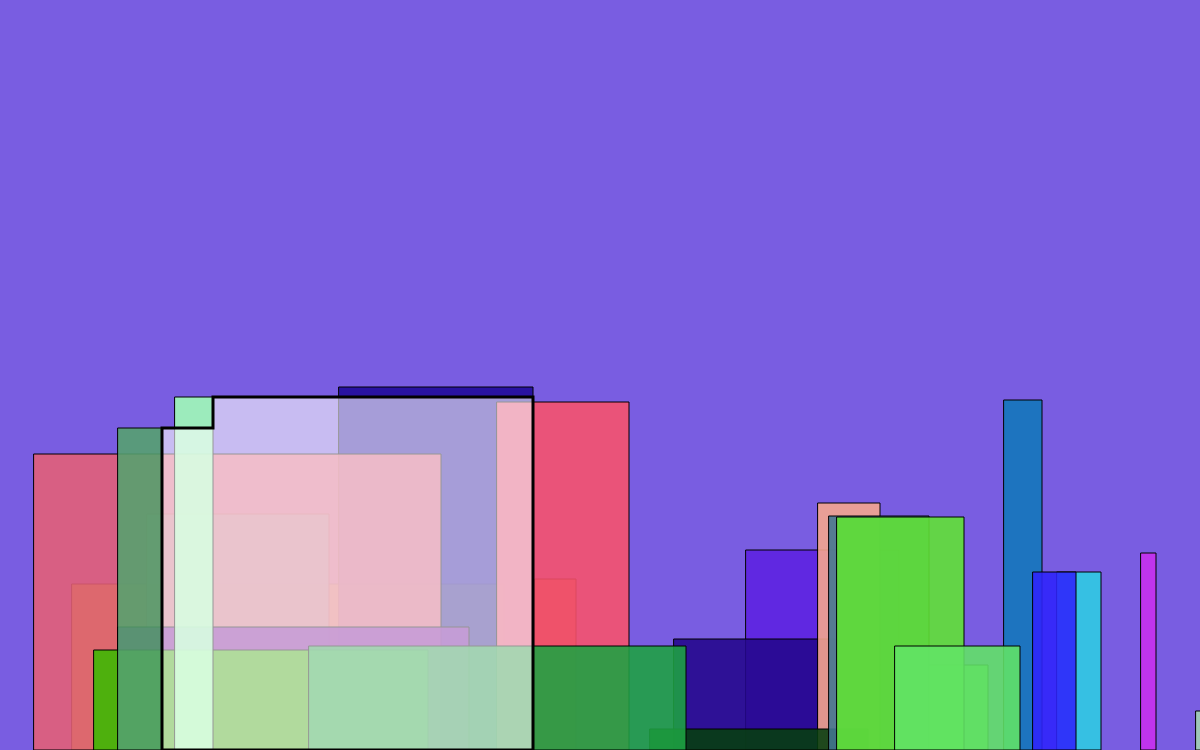
Frame 1 (no input)
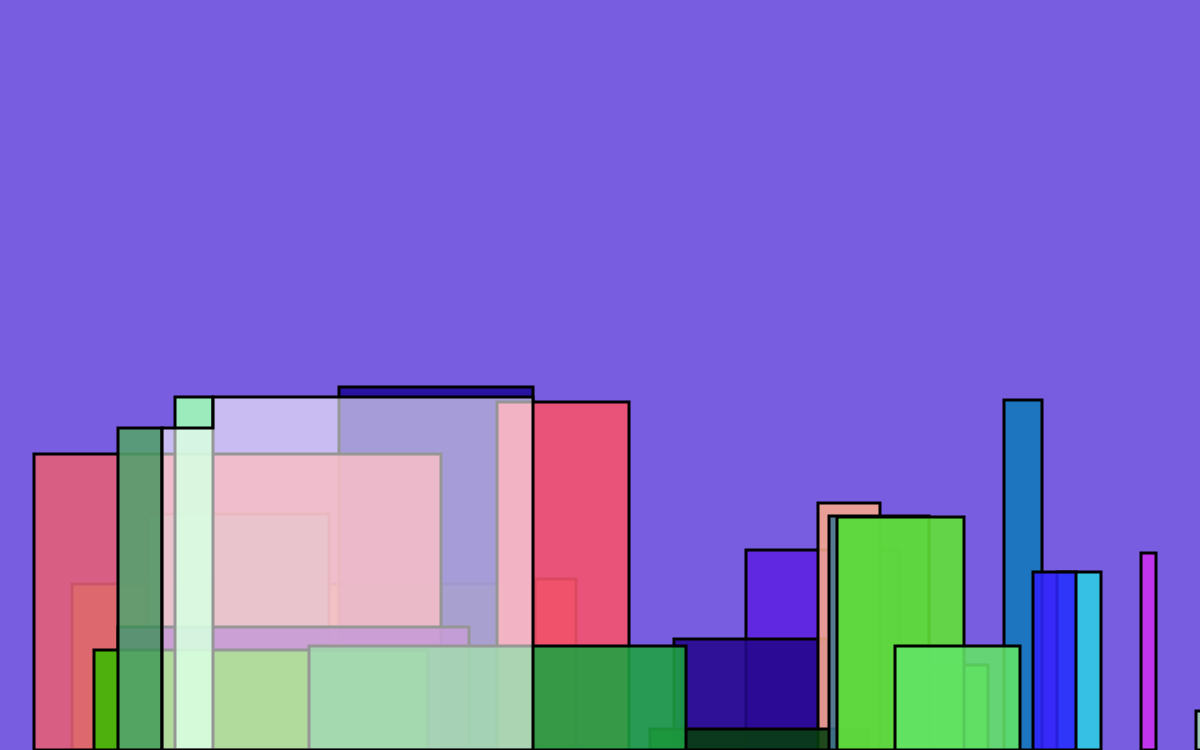
Frame 2 (the mouse pressed at the canvas centre, redrawn once)

The p5.js sketch that drew these frames (run headless with seeded random() and noise() and a simulated clock; the mouse was pressed at the canvas centre and the sketch redrawn once):

// p5.js sketch
// ── sketch.js
const N_BUILDINGS = 25;
let HEIGHT = 0;
let WIDTH = 0;

const buildings = [];
let skyline;

function setup() {
  HEIGHT = 3 * windowHeight / 4;
  WIDTH = windowWidth;
  createCanvas(WIDTH, HEIGHT);
  addBuildings();

  const skylinePoints = findSkyline();
  skyline = new Skyline(skylinePoints);

}

function draw() {
  background(121, 93, 225);
  
  for (let building of buildings)
    building.show();

  skyline.show();

  noLoop();
}
// ── binaryHeap.js
class BinaryHeap {

    constructor(capacity) {
        this.size = 0;
        this.elements = new Array(capacity + 1);
    }

    insert(elem) {
        let hole = ++this.size;
        for (this.elements[0] = elem; elem > this.elements[int(hole / 2)]; hole /= 2)
            this.elements[int(hole)] = this.elements[int(hole / 2)];

        this.elements[int(hole)] = elem;

        // indicates if the max has changed
        return int(hole) === 1;
    }

    remove(elem) {
        if (this.size === 0) return;

        let found = false;
        let i = 1;

        for (; i <= this.size; ++i) {
            if (this.elements[i] === elem) {
                found = true;
                break;
            }
        }

        if (!found) return;

        this.elements[i] = this.elements[this.size--];
        this.percolateDown(i);

        return i === 1 && this.findMax() !== elem;

    }

    deleteMax() {
        if (this.size === 0) return;

        const max = this.findMax();
        this.elements[1] = this.elements[this.size--];
        this.percolateDown(1);

        return max;
    }

    findMax() {
        return this.elements[1];
    }

    percolateDown(hole) {
        let child = 0;
        const temp = this.elements[hole];

        for (; hole * 2 <= this.size; hole = child) {
            child = hole * 2;
            if (child !== this.size && this.elements[child + 1] > this.elements[child])
                child++;
            if (this.elements[child] > temp)
                this.elements[hole] = this.elements[child];
            else break;
        }
        this.elements[hole] = temp;
    }
}
// ── building.js
class Building {
    constructor(r, l, h) {
        this.right = r;
        this.left = l;
        this.height = h;

        this.color = {
            r: randomInt(0, 255),
            g: randomInt(0, 255),
            b: randomInt(0, 255)
        }
    }

    show() {
        fill(this.color.r, this.color.g, this.color.b, 225);
        const w = this.left - this.right;
        rect(this.right, HEIGHT - this.height, w, this.height);
    }
}
// ── buildingCorner.js
class BuildingCorner {
    constructor(x, y, isStart) {
      this.x = x;
      this.y = y;
      this.isStart = isStart;
    }
  }
  
// ── buildingUtils.js
const addBuildings = () => {
    for (let i = 0; i < N_BUILDINGS; ++i) {
        const x = randomInt(0, WIDTH);
        addBuilding(x);
    }
    buildings.sort((b1, b2) => b1.left > b2.left);
}

const addBuilding = (x) => {
    const h = randomInt(10, HEIGHT / 2);
    const w = randomInt(10, (WIDTH - x) / 2);
    buildings.push(new Building(x, x + w, h));
}

// ── skyline.js
class Skyline {
    constructor(points) {
        this.points = points;
        this.skyline = [];
        this.buildSkyline(points);
    }

    buildSkyline(points) {
        if (points.length < 1) return;
        this.skyline.push(new SkylinePoint(points[0].x, 0));

        for (let i = 0; i < points.length - 1; ++i) {
            this.skyline.push(points[i]);
            this.skyline.push(new SkylinePoint(points[i + 1].x, points[i].y));
        }

        this.skyline.push(new SkylinePoint(points[points.length - 1].x, 0));

    }

    show() {
        stroke(0);
        strokeWeight(3);
        fill(255, 150);
        beginShape();
        for (let i = 0; i < this.skyline.length - 1; ++i) {
            const p1 = this.skyline[i];
            const p2 = this.skyline[i + 1];
            vertex(p1.x, HEIGHT - p1.y);
            vertex(p2.x, HEIGHT - p2.y);
        }
        endShape(CLOSE);


        // for (let point of this.points)
        //     point.show();

    }
}
// ── skylineFinder.js
const findSkyline = () => {
  let skyline = [];

  const corners = getTopCorners();

  const heights = new BinaryHeap(buildings.length);
  heights.insert(0);

  for (let corner of corners) {
    if (corner.isStart) {
      const maxChanged = heights.insert(corner.y);
      if (maxChanged)
        skyline.push(new SkylinePoint(corner.x, corner.y));
    } else {
      const maxChanged = heights.remove(corner.y);
      if (maxChanged)
        skyline.push(new SkylinePoint(corner.x, heights.findMax()));
    }
  }
  return skyline;
}

const getTopCorners = () => {

  const corners = [];
  for (let building of buildings) {
    corners.push(new BuildingCorner(building.left, building.height, true));
    corners.push(new BuildingCorner(building.right, building.height, false));
  }

  corners.sort((a, b) => {
    if (a.x !== b.x) return a.x - b.x;
    const aY = a.isStart ? -a.y : a.y;
    const bY = b.isStart ? -b.y : b.y;
    return aY - bY;
  });

  return corners;
}
// ── skylinePoint.js
class SkylinePoint {
    constructor(x, y) {
        this.x = x;
        this.y = y;
    }

    show() {
        stroke(255, 0, 0);
        strokeWeight(16);
        point(this.x, HEIGHT - this.y);
    }
}
// ── utils.js
const randomInt = (min, max) => {
    return int(random(min, max));
}
